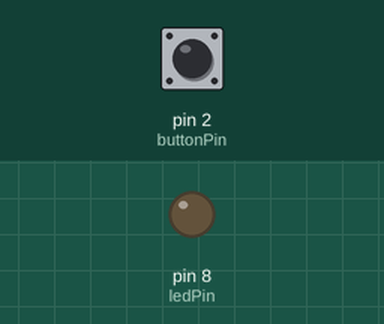
This sketch was run on a simulated Arduino Uno, built with avr-gcc and run on an emulated ATmega328P. Parts: output pins drawn as LEDs (lit = HIGH). The inputs (shaded band) are chosen by the test bench; at power-on: pin 2 (buttonPin) LOW.

Above: at 1.2 s.
1.3 s: pin 2 (buttonPin) pulled HIGH for 0.15 s
At 2.5 s:
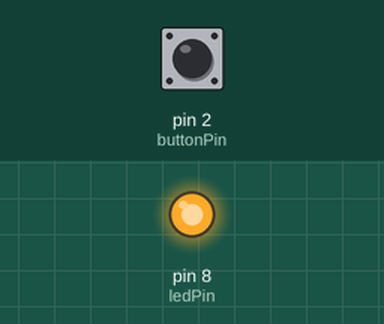
2.9 s: pin 2 (buttonPin) pulled HIGH for 1 s
At 3.7 s:
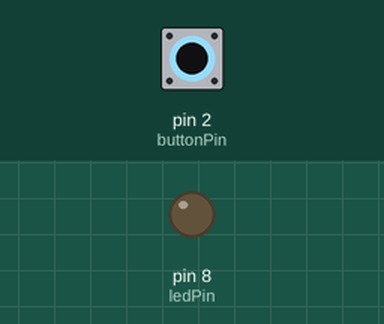
5.4 s: pin 2 (buttonPin) pulled HIGH for 3.2 s
At 5.7 s:
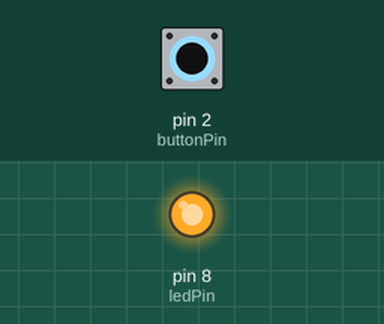
Timing chart, 0 to 8.4 s (numbered marks = the images above; inputs shaded):
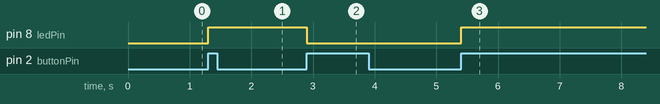

The sketch:

ButtonLedSystemArduino.ino
```cpp
#include "ButtonLedSystem.h"
#include "ButtonLedSystemArduino.h"

ButtonLedSystem* blSystem;

void setup() {
  // put your setup code here, to run once:
  Serial.begin(115200);
  createSystem();
}

void createSystem() {
  blSystem = new ButtonLedSystemArduino();
  blSystem->createTheSystem();
}

void loop() {

}
```

BLController.cpp
```cpp
#include "BLController.h"

String BLController::fsm(String input) {
  String cmd = "";
  if(input.equals("pressed")) {
    if(state.equals("sOff")) {
      cmd = "on";
      state = "sOn";
    } else if(state.equals("sOn")) {
      cmd = "off";
      state = "sOff";
    }
  }
  return cmd;
}
void BLController::elab(String cmd) {
  if(cmd.equals("on")) {
    turnOnLed();
  } else if(cmd.equals("off")) {
    turnOffLed();
  }
}
void BLController::turnOnLed() {
  led->on();
}
void BLController::turnOffLed() {
  led->off();
}

BLController::BLController(Led* led) {
  this->led = led;
  this->state = "sOff";
}
void BLController::update(String data) {
  //Serial.println("BLController | update " +data);
  String cmd = fsm(data);
  elab(cmd);
}
```

BLController.h
```cpp
#ifndef BL_CONTROLLER_H
#define BL_CONTROLLER_H

#include<Arduino.h>
#include "Led.h"
#include "Observer.h"

class BLController : public Observer {
  public:
    BLController(Led*);
    virtual void update(String data);
  private:
    Led* led;
    String state;

    virtual String fsm(String input);
    virtual void elab(String cmd);
    virtual void turnOnLed();
    virtual void turnOffLed();
};
#endif
```

ButtonLedSystem.cpp
```cpp
#include "ButtonLedSystem.h"
#include "ButtonLedSystemConfig.h"

void ButtonLedSystem::createTheSystem() {
  createComponents();
  connectsComponents();
}
void ButtonLedSystem::createComponents() {
  this->ledDevice = createLedDevice(ButtonLedSystemConfig::ledPin);
  this->led = new Led(ledDevice);
  this->button = new Button();
  this->buttonDevice = createButtonDevice(ButtonLedSystemConfig::buttonPin);
  this->controller = new BLController(led);
}
void ButtonLedSystem::connectsComponents() {
  this->button->addObserver(this->controller);
  this->buttonDevice->addObserver(this->button);
}
```

ButtonLedSystem.h
```cpp
#ifndef BLS_H
#define BLS_H

#include "LedDevice.h"
#include "Observable.h"
#include "Button.h"
#include "ButtonDevice.h"
#include "Led.h"
#include "LedDevice.h"
#include "Observer.h"
#include "BLController.h"

class ButtonLedSystem {
  public:
    virtual void createTheSystem();
  protected:
    virtual LedDevice* createLedDevice(int) = 0;
    virtual ButtonDevice* createButtonDevice(int) = 0;
  private:
    virtual void createComponents();
    virtual void connectsComponents();

    Button* button;
    ButtonDevice* buttonDevice;
    Led* led;
    LedDevice* ledDevice;
    Observer* controller;
};
#endif
```

ButtonLedSystemArduino.cpp
```cpp
#include "ButtonLedSystemArduino.h"
#include "LedArduino.h"
#include "ButtonArduino.h"

LedDevice* ButtonLedSystemArduino::createLedDevice(int pin) {
  return new LedArduino(pin);
}
ButtonDevice* ButtonLedSystemArduino::createButtonDevice(int pin) {
  return new ButtonArduino(pin);
}
```

ButtonLedSystemArduino.h
```cpp
#ifndef BLS_ARDUINO_H
#define BLS_ARDUINO_H

#include "ButtonLedSystem.h"
#include "LedDevice.h"
#include "ButtonDevice.h"

class ButtonLedSystemArduino : public ButtonLedSystem {
  protected:
    virtual LedDevice* createLedDevice(int);
    virtual ButtonDevice* createButtonDevice(int);
};
#endif
```

ButtonLedSystemConfig.h
```cpp
#ifndef BLS_CONFIG_H
#define BLS_CONFIG_H
class ButtonLedSystemConfig {
  public:
    static const int ledPin = 8;
    static const int buttonPin = 2;
};

//int ButtonLedSystemConfig::buttonPin = 2;
//int ButtonLedSystemConfig::ledPin = 8;
#endif
```

Measured:
- after the input at 1.3 s, pin 8 (ledPin): LOW → HIGH at once
- after the input at 2.9 s, pin 8 (ledPin): HIGH → LOW at once
- after the input at 5.4 s, pin 8 (ledPin): LOW → HIGH at once
